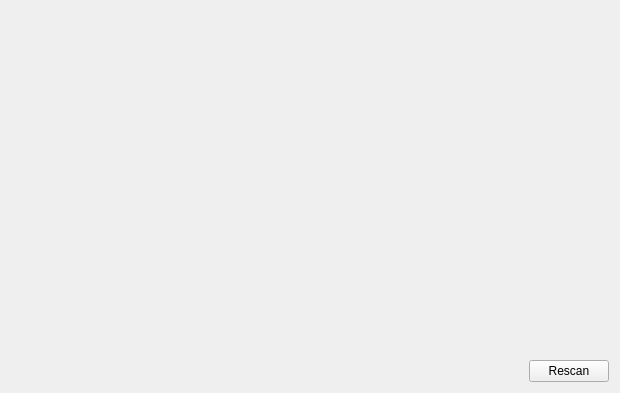
<?xml version="1.0" encoding="UTF-8"?>
<ui version="4.0">
 <class>ProgramsPage</class>
 <widget class="QWidget" name="ProgramsPage">
  <property name="geometry">
   <rect>
    <x>0</x>
    <y>0</y>
    <width>620</width>
    <height>393</height>
   </rect>
  </property>
  <property name="windowTitle">
   <string>Form</string>
  </property>
  <layout class="QVBoxLayout" name="verticalLayout">
   <property name="topMargin">
    <number>0</number>
   </property>
   <item>
    <widget class="QScrollArea" name="progsArea">
     <property name="frameShape">
      <enum>QFrame::NoFrame</enum>
     </property>
     <property name="widgetResizable">
      <bool>true</bool>
     </property>
     <widget class="QWidget" name="scrollAreaWidgetContents">
      <property name="geometry">
       <rect>
        <x>0</x>
        <y>0</y>
        <width>596</width>
        <height>339</height>
       </rect>
      </property>
      <layout class="QVBoxLayout" name="verticalLayout_12">
       <property name="leftMargin">
        <number>0</number>
       </property>
       <property name="rightMargin">
        <number>0</number>
       </property>
       <property name="bottomMargin">
        <number>0</number>
       </property>
       <item>
        <layout class="QGridLayout" name="progsLayout"/>
       </item>
       <item>
        <spacer name="verticalSpacer_2">
         <property name="orientation">
          <enum>Qt::Vertical</enum>
         </property>
         <property name="sizeHint" stdset="0">
          <size>
           <width>20</width>
           <height>40</height>
          </size>
         </property>
        </spacer>
       </item>
      </layout>
     </widget>
    </widget>
   </item>
   <item>
    <layout class="QHBoxLayout" name="horizontalLayout_4">
     <item>
      <spacer name="horizontalSpacer_2">
       <property name="orientation">
        <enum>Qt::Horizontal</enum>
       </property>
       <property name="sizeHint" stdset="0">
        <size>
         <width>40</width>
         <height>20</height>
        </size>
       </property>
      </spacer>
     </item>
     <item>
      <widget class="QPushButton" name="progScanButton">
       <property name="text">
        <string>Rescan</string>
       </property>
      </widget>
     </item>
    </layout>
   </item>
  </layout>
 </widget>
 <resources/>
 <connections/>
</ui>
